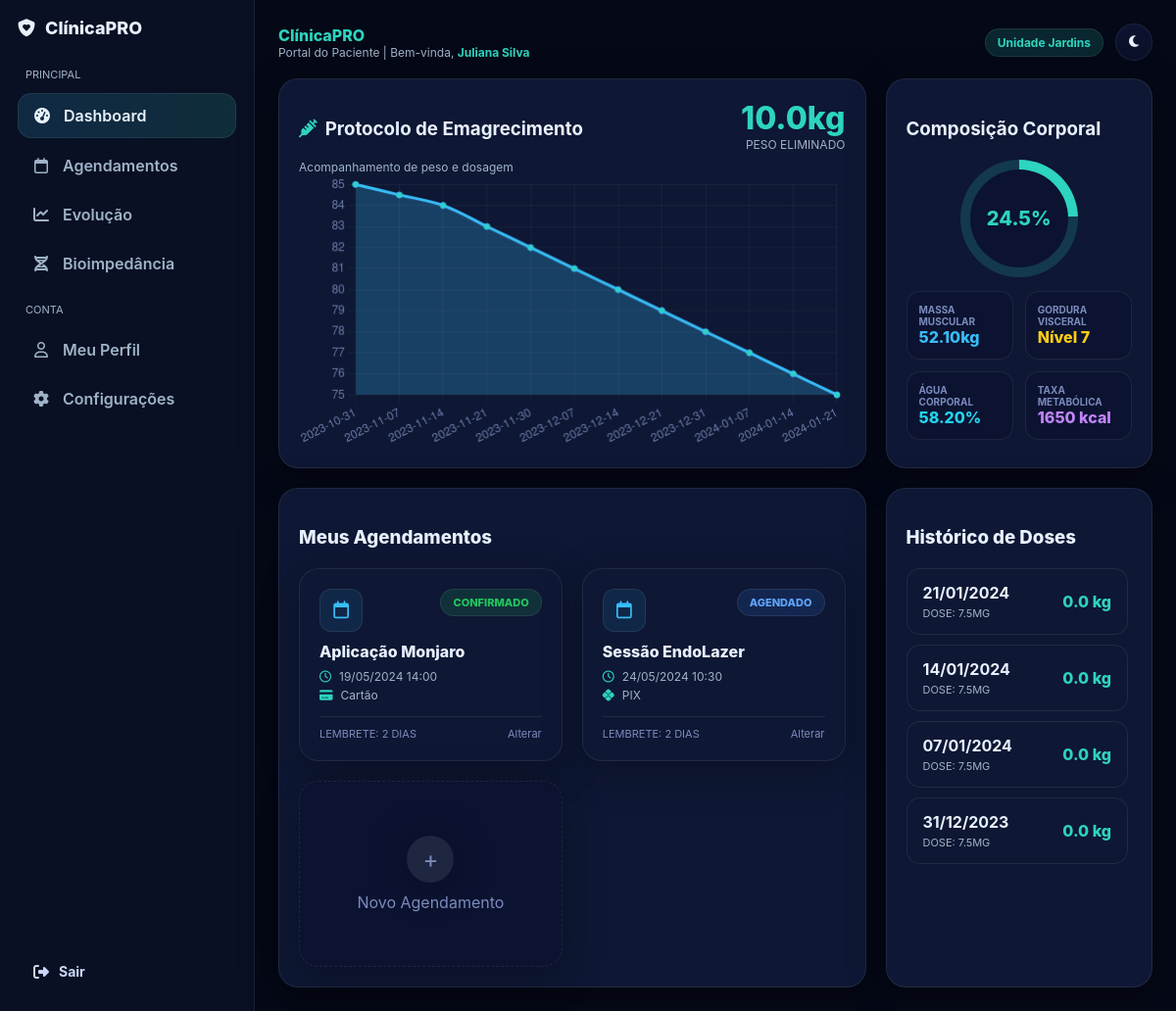
The app's page /dashboard.php (signed in) with its own data.
### tables this page shows
CREATE TABLE users(
	id INT AUTO_INCREMENT PRIMARY KEY,
	name VARCHAR(120),email VARCHAR(120),
	password VARCHAR(255),
	role ENUM('staff','patient')
);

CREATE TABLE bioimpedance(
	id INT AUTO_INCREMENT PRIMARY KEY,
	patient_id INT,fat_percent DECIMAL(5,2),
	muscle_kg DECIMAL(5,2),visceral_level INT,
	water_percent DECIMAL(5,2),
	bmr_kcal INT,measured_at DATE);

CREATE TABLE appointments(
	id INT AUTO_INCREMENT PRIMARY KEY,
	patient_id INT,procedure_id INT,
	scheduled_at DATETIME,status VARCHAR(20),
	payment_method VARCHAR(50)
);

CREATE TABLE procedures(
	id INT AUTO_INCREMENT PRIMARY KEY,
	name VARCHAR(120),
	price DECIMAL(10,2));

CREATE TABLE monjaro_applications(
	id INT AUTO_INCREMENT PRIMARY KEY,
	patient_id INT,dose_mg DECIMAL(4,1),
	applied_at DATE
);

### dashboard.php (the view, shortened to what this page needs)
<?php
require_once __DIR__ . "/includes/auth.php";
$userId = $_SESSION['user']['id'];
$stUser = $pdo->prepare("SELECT name FROM users WHERE id=?");
$stUser->execute([$userId]);
$u = $stUser->fetch();
$userName = $u ? $u['name'] : 'Paciente';
$theme = "dark";
$weights=$pdo->query("SELECT * FROM weight_history WHERE patient_id=1 ORDER BY measured_at ASC")->fetchAll();
$bio=$pdo->query("SELECT * FROM bioimpedance WHERE patient_id=1 ORDER BY measured_at DESC LIMIT 1")->fetch();
$ap=$pdo->query("SELECT a.*,p.name proc FROM appointments a JOIN procedures p ON p.id=a.procedure_id WHERE patient_id=1")->fetchAll();
$doses=$pdo->query("SELECT * FROM monjaro_applications WHERE patient_id=1 ORDER BY applied_at DESC")->fetchAll();
$labels=[];$data=[];
foreach($weights as $w){$labels[]=$w['measured_at'];$data[]=$w['weight_kg'];}
$total_lost=$weights[0]['weight_kg'] - end($weights)['weight_kg'];
?><!doctype html>
<html data-theme="<?php echo $theme; ?>">
<head>
<link rel="stylesheet" href="assets/css/style.css">
<link rel="stylesheet" href="assets/css/dark.css">
<link rel="stylesheet" href="https://cdnjs.cloudflare.com/ajax/libs/font-awesome/6.5.1/css/all.min.css">
</head>
<body>
<div class="app">
<aside class="sidebar">
  <div class="brand"><i class="fa-solid fa-shield-heart"></i> ClínicaPRO</div>
  <div class="nav-title">PRINCIPAL</div>
  <nav class="nav">
    <a class="active"><i class="fa-solid fa-gauge-high"></i> Dashboard</a>
    <a href="#"><i class="fa-regular fa-calendar"></i> Agendamentos</a>
    <a href="#"><i class="fa-solid fa-chart-line"></i> Evolução</a>
    <a href="bioimpedancia.php"><i class="fa-solid fa-dna"></i> Bioimpedância</a>
  </nav>
  <div class="nav-title">CONTA</div>
  <nav class="nav">
    <a href="perfil.php"><i class="fa-regular fa-user"></i> Meu Perfil</a>
    <a href="#"><i class="fa-solid fa-gear"></i> Configurações</a>
  </nav>
  <div class="footer">
  <a href="logout.php" class="logout-btn">
    <i class="fa-solid fa-right-from-bracket"></i>
    <span>Sair</span>
  </a>
  </div>
</aside>
<main class="main">
<div class="topbar">
 <div>
  <div style="color:#2dd4bf;font-weight:800">ClínicaPRO</div>
  <div class="muted">Portal do Paciente | Bem-vinda, <strong style="color: #2dd4bf;"><?php echo htmlspecialchars($userName); ?></strong></div>
 </div>
 <div class="topbar-actions">
  <span class="badge">Unidade Jardins</span>
  <button id="toggleTheme" class="theme-toggle" title="Alternar tema">
    <i class="fa-solid fa-moon"></i>
  </button>
</div>
</div>
<div class="grid">
<div class="card">
 <div style="display:flex;justify-content:space-between;align-items:flex-start">
  <div>
    <h3 style="display:flex;align-items:center;gap:8px"><i class="fa-solid fa-syringe" style="color:#2dd4bf"></i> Protocolo de Emagrecimento</h3>
    <div class="muted">Acompanhamento de peso e dosagem</div>
  </div>
  <div style="text-align:right">
    <div class="kpi"><?php echo number_format($total_lost,1); ?>kg</div>
    <div class="muted">PESO ELIMINADO</div>
  </div>
 </div>
 <canvas id="weightChart"></canvas>
</div>
<div class="card">
 <h3>Composição Corporal</h3>
 <div style="display:flex;justify-content:center;margin:14px 0">
   <div class="fat-progress"style="--p: <?php echo floatval($bio['fat_percent']); ?>;">
     <div class="fat-progress-inner">
       <?php echo number_format($bio['fat_percent'],1); ?>%
     </div>
   </div>
 </div>
 <div class="stat-grid">
  <div class="stat-box"><div class="stat-label">Massa Muscular</div><div class="stat-value" style="color:#38bdf8"><?php echo $bio['muscle_kg']; ?>kg</div></div>
  <div class="stat-box"><div class="stat-label">Gordura Visceral</div><div class="stat-value" style="color:#facc15">Nível <?php echo $bio['visceral_level']; ?></div></div>
  <div class="stat-box"><div class="stat-label">Água Corporal</div><div class="stat-value" style="color:#22d3ee"><?php echo $bio['water_percent']; ?>%</div></div>
  <div class="stat-box"><div class="stat-label">Taxa Metabólica</div><div class="stat-value" style="color:#c084fc"><?php echo $bio['bmr_kcal']; ?> kcal</div></div>
 </div>
</div>
</div>
<div class="grid" style="margin-top:20px">
<div class="card">
  <h3 class="section-title">Meus Agendamentos</h3>
  <div class="appointments-grid">
    <?php foreach($ap as $a): ?>
    <div class="appointment-card">
      <div class="appointment-header">
        <div class="appointment-icon">
          <i class="fa-regular fa-calendar"></i>
        </div>
        <div class="appointment-status <?php echo $a['status']=='CONFIRMADO'?'ok':'soon'; ?>">
          <?php echo $a['status']; ?>
        </div>
      </div>
      <div class="appointment-body">
        <div class="appointment-title"><?php echo $a['proc']; ?></div>
        <div class="appointment-line">
          <i class="fa-regular fa-clock"></i>
          <?php echo date('d/m/Y H:i', strtotime($a['scheduled_at'])); ?>
        </div>
        <div class="appointment-line">
          <?php if(($a['payment_method'] ?? '') === 'PIX'): ?>
            <i class="fa-brands fa-pix"></i>
            PIX
          <?php elseif(($a['payment_method'] ?? '') === 'CARTAO'): ?>
            <i class="fa-solid fa-credit-card"></i>
            Cartão de Crédito
          <?php else: ?>
            <i class="fa-solid fa-credit-card"></i>
            Cartão
          <?php endif; ?>
        </div>
      </div>
      <div class="appointment-footer">
        <div class="appointment-reminder">
          LEMBRETE: 2 DIAS
        </div>
        <a href="#" class="appointment-action">Alterar</a>
      </div>
    </div>
    <?php endforeach; ?>
    <a href="novo_agendamento.php" class="appointment-new">
      <div class="appointment-new-plus">+</div>
      <div class="appointment-new-text">Novo Agendamento</div>
    </a>
  </div>
</div>
<div class="card">
  <h3 class="section-title">Histórico de Doses</h3>
  <div class="dose-list">
    <?php foreach($doses as $d): ?>
    <div class="dose-item">
      <div class="dose-left">
        <div class="dose-date">
          <?php echo date('d/m/Y', strtotime($d['applied_at'])); ?>
        </div>
        <div class="dose-sub">
          DOSE: <?php echo $d['dose_mg']; ?>MG
        </div>
      </div>
      <div class="dose-right">
        <?php echo number_format($d['weight_kg'] ?? 0,1); ?> kg
      </div>
    </div>
    <?php endforeach; ?>
  </div>
</div>
</div>
</main>
</div>
<script>
const ctx=document.getElementById('weightChart');
new Chart(ctx,{
 type:'line',
 data:{
  labels: <?php echo json_encode($labels); ?>,
  datasets:[{
    data: <?php echo json_encode($data); ?>,
    borderColor:'#38bdf8',
    backgroundColor:'rgba(56,189,248,.25)',
    tension:.4,
    fill:true,
    pointRadius:3,
    pointBackgroundColor:'#2dd4bf'
  }]
 },
 options:{
  plugins:{legend:{display:false}},
  scales:{
   x:{grid:{color:'rgba(255,255,255,.05)'},ticks:{color:'#6b7aa8'}},
   y:{grid:{color:'rgba(255,255,255,.05)'},ticks:{color:'#6b7aa8'}}
  }
 }
});
</script>
</body>
</html>

### assets/css/dark.css (style rules this page uses)
body { background: var(--bg) !important; color: var(--text) !important; }
.sidebar { background: var(--sidebar) !important; }
.card, .card-soft, .appointment-card, .dose-item { background: var(--card) !important; border-color: var(--border) !important; }
.stat-box, .fat-progress-inner { background: var(--card2) !important; }
.list .item, .appointment-new { background: var(--card2) !important; border-color: var(--border) !important; box-shadow: 0 10px 40px rgba(0, 0, 0, .25) !important; }
.appointment-new-plus { box-shadow: 0 2px 40px rgba(0, 0, 0, .25) !important; }
.muted, .nav-title, .appointment-line, .dose-sub { color: var(--muted) !important; }
.nav a { color: var(--muted) !important; }
.nav a.active { color: var(--text) !important; }
* { border-color: var(--border) !important; }
body, .sidebar, .card, .stat-box, .appointment-card, .dose-item { transition: background .25s, color .25s, border .25s; }
.topbar-actions { display:flex; align-items:center; gap:12px; }
.theme-toggle { width:38px; height:38px; border-radius:50%; border:1px solid var(--border); background:linear-gradient(180deg,#0b1330,#0a1028); color:var(--text); display:flex; align-items:center; justify-content:center; cursor:pointer; transition:.3s; }

### records on screen
users: name "Juliana Silva"
bioimpedance: fat_percent "24.5", muscle_kg "52.10", visceral_level "7", water_percent "58.20", bmr_kcal "1650"
appointments: status "CONFIRMADO", procedure.name "Aplicação Monjaro", scheduled_at "19/05/2024 14:00", payment_method "Cartão" (drawn)
appointments: status "AGENDADO", procedure.name "Sessão EndoLazer", scheduled_at "24/05/2024 10:30", payment_method "PIX" (drawn)
monjaro_applications: applied_at "21/01/2024", dose_mg "7.5", weight_kg "0.0"
monjaro_applications: applied_at "14/01/2024", dose_mg "7.5", weight_kg "0.0"
monjaro_applications: applied_at "07/01/2024", dose_mg "7.5", weight_kg "0.0"
monjaro_applications: applied_at "31/12/2023", dose_mg "7.5", weight_kg "0.0"

### other values on screen
$total_lost "10.0"
chart data {{ json_encode($labels) }} ["2023-10-31","2023-11-07","2023-11-14","2023-11-21","2023-11-30","2023-12-07","2023-12-14","2023-12-21","2023-12-31","2024-01-07","2024-01-14","2024-01-21"]
chart data {{ json_encode($data) }} ["85.00","84.50","84.00","83.00","82.00","81.00","80.00","79.00","78.00","77.00","76.00","75.00"]
